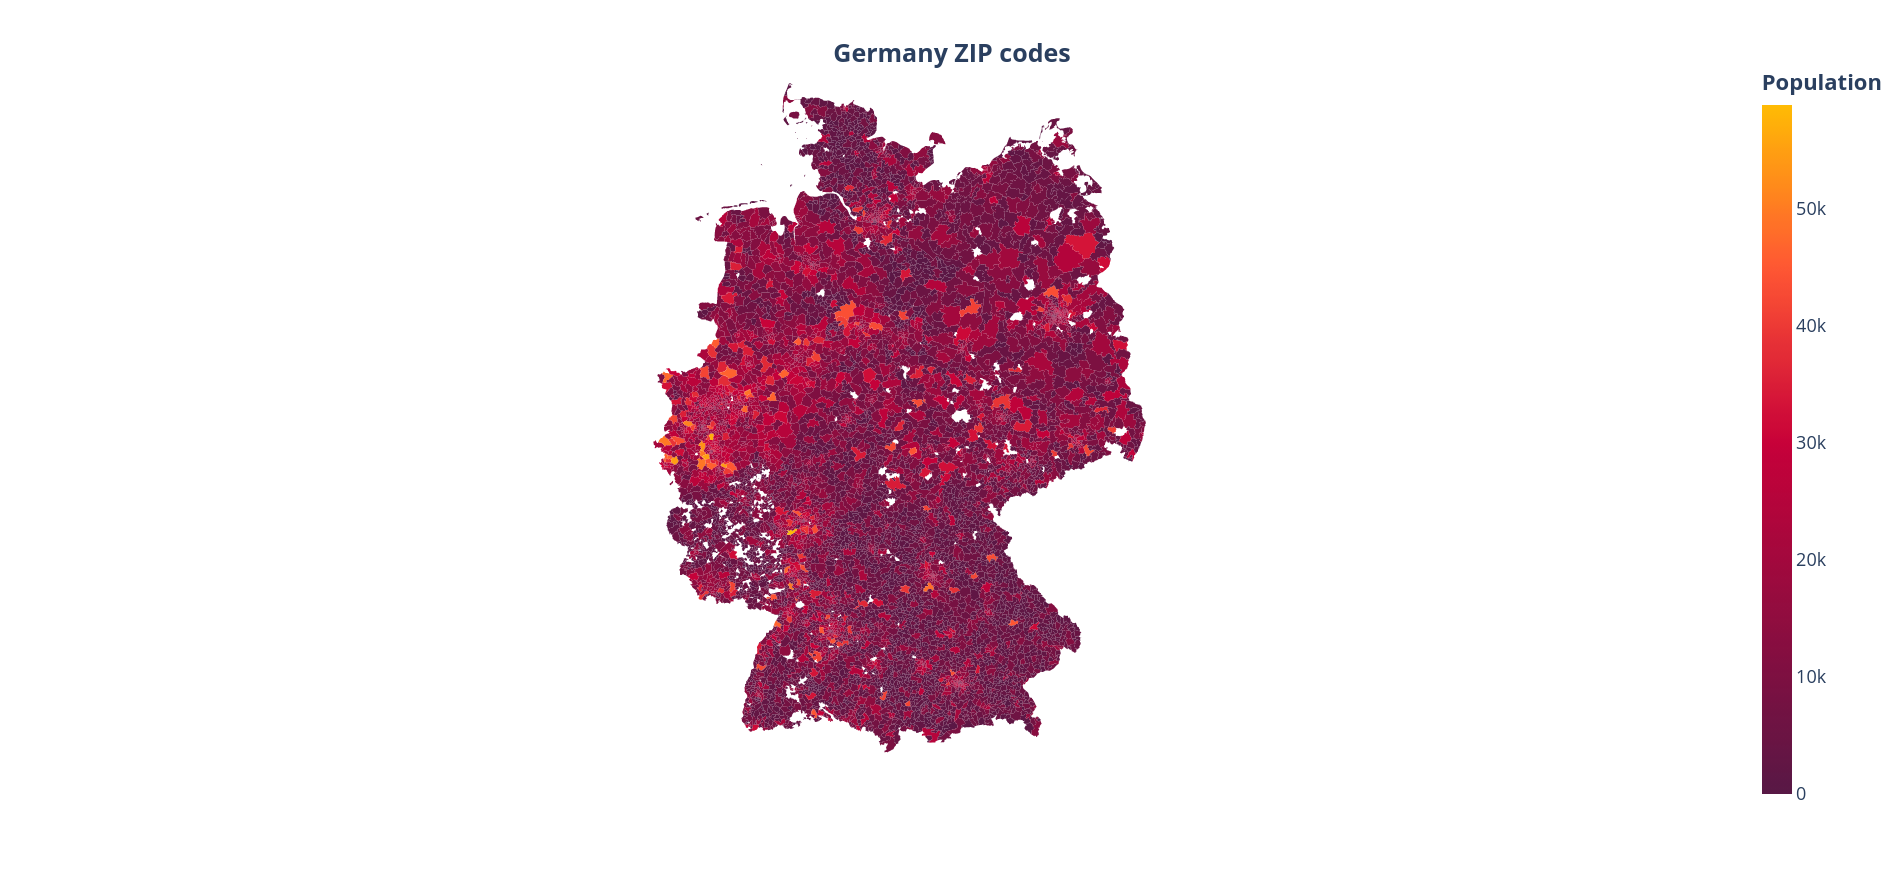

This figure's Python source:

# Paths:
path_data = "data/"

# Packages:
import numpy as np
import pandas as pd
import geopandas as gpd
import plotly.graph_objects as go
import plotly.express as px
from matplotlib.colors import LinearSegmentedColormap, to_hex

# Display options:
pd.set_option("display.width", 1200)
pd.set_option("display.max_columns", 300)
pd.set_option("display.max_rows", 300)

# Dataset:
df_data = pd.read_csv(path_data + "plz_einwohner.csv", 
                      sep = ",",
                      dtype = {"plz": str,
                               "einwohner": int})
df_geo = gpd.read_file(path_data + "plz-gebiete.shp/plz-gebiete.shp",
                       dtype = {"plz": str})

# Variables:
color_var = "einwohner"
id_var = "plz"

# Adapt the data:
df_map = df_geo.merge(right = df_data,
                      how = "left",
                      left_on = id_var,
                      right_on = id_var)
df_map = df_map.set_index(id_var)

# Map:
n_colors = 50
my_colors = ["#581845", "#900C3F", "#C70039", "#FF5733", "#FFC300"]
cmap = LinearSegmentedColormap.from_list("my_palette", my_colors)
my_palette = [to_hex(j) for j in  [cmap(i/n_colors) for i in np.array(range(n_colors))]]
customdata = [color_var]

fig = px.choropleth(
    data_frame = df_map,
    geojson = df_map["geometry"],
    locations = df_map.index,
    color = color_var,
    color_continuous_scale = my_palette,
    custom_data = customdata,
    projection = "mercator"
)
fig.update_traces(
    hovertemplate = "<b>Population = </b>%{customdata[0]}<br>",
    marker_line_width = 0
)
fig.update_layout(
    title = {
        "text": "<b>Germany ZIP codes</b>",
        "x": 0.5,
        "y": 0.95,
        "xanchor": "center",
        "yanchor": "top"
    },
    coloraxis = {
        "colorbar": {
            "title": "<b>Population</b>"
        }
    },
    font = dict(
        size = 18
    ),
    plot_bgcolor = "white",
    hoverlabel = dict(
        font_size = 18,
        font_family = "Rockwell"
    )
)
fig.update_geos(
    fitbounds = "locations",
    visible = False
)
fig.show(renderer = "browser")
